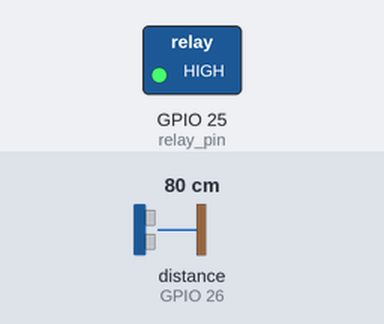
Bench run of a sketch on a simulated ESP32. Shown: switched loads named in the sketch (green lamp = pin HIGH). Wiring (inferred from the names in the program): ultrasonic range finder: trigger GPIO 27; echo GPIO 26. Inputs (shaded band) come from the test bench; at power-on: distance to the obstacle (sensor on GPIO 26) 80 cm. The echo pulse lasts 58.3 µs per cm; WiFi joins after 1.5 s; servers stay silent unless stated; pins used as bus, display or sensor lines are not drawn; what the sketch prints to the serial monitor is not drawn.

Above: at 2.7 s.
2.8 s: distance to the obstacle (sensor on GPIO 26) set to 6 cm
5.9 s: distance to the obstacle (sensor on GPIO 26) set to 3 cm
At 8.2 s:
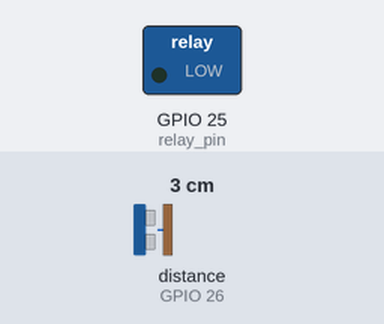
8.5 s: distance to the obstacle (sensor on GPIO 26) set to 9 cm
At 10.4 s:
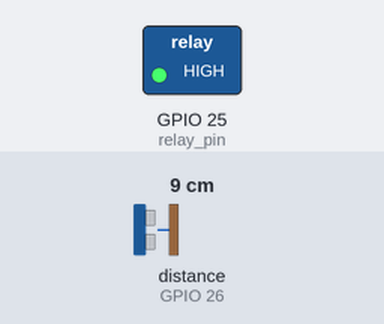
11.1 s: distance to the obstacle (sensor on GPIO 26) set to 2 cm
At 13.6 s:
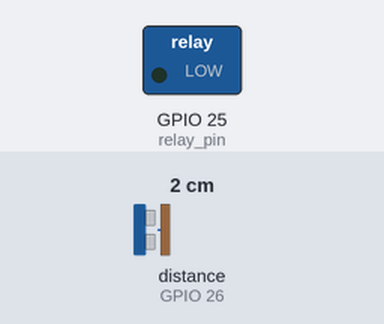
Timing chart, 0 to 14.7 s (numbered marks = the images above; inputs shaded):
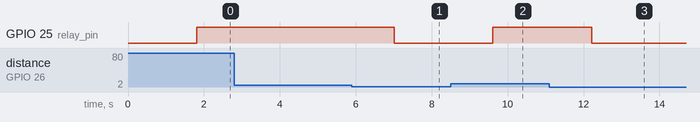

Measured:
- the behaviour switches between 5 and 4 cm on distance to the obstacle (sensor on GPIO 26) (found by bisection; images 0 and 1)
- after the input at 2.8 s, every drawn part: stays the same
- after the input at 5.9 s, GPIO 25 (relay_pin): HIGH → LOW after 1.1 s
- after the input at 8.5 s, GPIO 25 (relay_pin): LOW → HIGH after 1.1 s
- after the input at 11.1 s, GPIO 25 (relay_pin): HIGH → LOW after 1.1 s

The sketch:

pengisi_dorn_otomatis.ino
```cpp
#include <WiFi.h>
#include <WiFiClientSecure.h>
#include <WiFiClient.h>
#include <UniversalTelegramBot.h>
#include <ArduinoJson.h>

int trig_pin = 27;
int echo_pin = 26;
int relay_pin = 25;
long echotime;
float distance;

// Replace with your network credentials
const char* ssid = "realme C12";
const char* password = "akhmad90";

// Initialize Telegram BOT
#define BOTtoken "1637026900:AAEnlhj5OpWb96XcAjTeJjFRQ2pPLGdCxXI"  // your Bot Token (Get from Botfather)

// Use @myidbot to find out the chat ID of an individual or a group
// Also note that you need to click "start" on a bot before it can
// message you
#define CHAT_ID "1465123828"

WiFiClientSecure client;
UniversalTelegramBot bot(BOTtoken, client);


//const int motionSensor = 14; // PIR Motion Sensor
//bool motionDetected = false;

// Indicates when motion is detected
//void ICACHE_RAM_ATTR detectsMovement() {
//  //Serial.println("MOTION DETECTED!!!");
//  motionDetected = true;
//}

void setup() {
  Serial.begin(115200);
  pinMode(trig_pin, OUTPUT);
  pinMode(echo_pin, INPUT);
  pinMode(relay_pin, OUTPUT);
  digitalWrite(trig_pin, LOW);

  // PIR Motion Sensor mode INPUT_PULLUP
  //pinMode(motionSensor, INPUT_PULLUP);
  // Set motionSensor pin as interrupt, assign interrupt function and set RISING mode
  //attachInterrupt(digitalPinToInterrupt(motionSensor), detectsMovement, RISING);

  // Attempt to connect to Wifi network:
  Serial.print("Connecting Wifi: ");
  Serial.println(ssid);

  WiFi.mode(WIFI_STA);
  WiFi.begin(ssid, password);

  while (WiFi.status() != WL_CONNECTED) {
    Serial.print(".");
    delay(500);
  }
  client.setInsecure();
  Serial.println("");
  Serial.println("WiFi connected");
  Serial.print("IP address: ");
  Serial.println(WiFi.localIP());

 // bot.sendMessage(CHAT_ID, "Bot started up", "");
}

void loop() {
  digitalWrite(trig_pin, HIGH);
  delayMicroseconds(10);
  digitalWrite(trig_pin, LOW);
  echotime= pulseIn(echo_pin, HIGH);
  distance= 0.0001*((float)echotime*340.0)/2.0;
    if(distance > 6)
      {bot.sendMessage(CHAT_ID, "Tingkat Kepenuhan 0 sampai 33.33%"); Serial.println("Tingkat Kepenuhan 0 sampai 33.33%");digitalWrite(relay_pin,HIGH);}
    else if(distance <=6 && distance >=4 )
      {bot.sendMessage(CHAT_ID, "Tingkat Kepenuhan 33.33% sampai 66.67%"); Serial.println("Tingkat Kepenuhan 33.33% sampai 66.67%");digitalWrite(relay_pin,HIGH);}
    else {bot.sendMessage(CHAT_ID, "Tingkat Kepenuhan 66.67% sampai 100%");Serial.println("Tingkat Kepenuhan 66.67% sampai 100%"); digitalWrite(relay_pin,LOW);}
    delay(1000);
}
```
